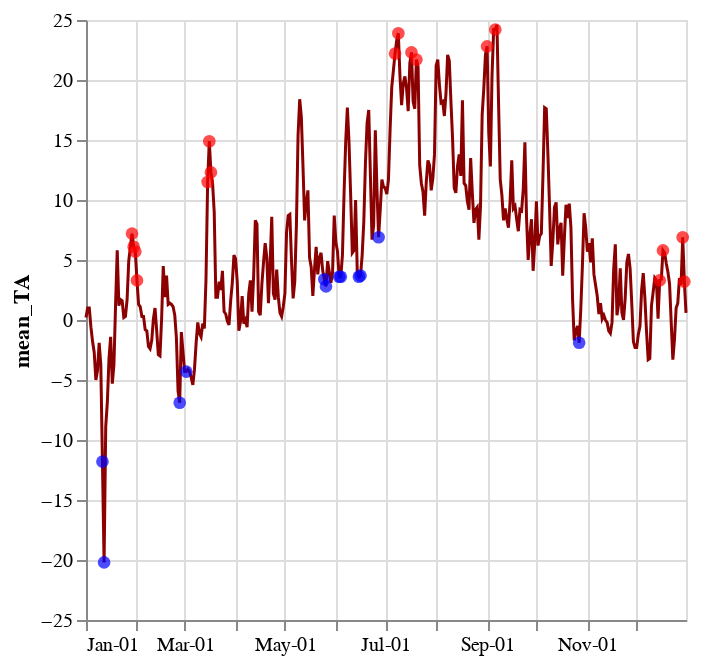

Notebook code for this chart:
### Code cell
orc_plot_2024 = alt.Chart(orc_temp[orc_temp['wtr_yr'] == 2024]).mark_line(color='darkred', strokeWidth=1.5).encode(
    alt.X('monthdate(date):T', title=None,
          axis=alt.Axis(format='%b-%d', tickCount=12, labelOverlap='parity')),
    alt.Y('mean_TA'),
    tooltip=[alt.Tooltip('monthdate(date):T', title="Date"), alt.Tooltip('mean_TA:Q', title="Air Temp")]
)

orc_plot_lows = alt.Chart(orc_present_low).mark_circle(color='blue', size=40).encode(
    alt.X('monthdate(date):T', title=None,
          axis=alt.Axis(format='%b-%d', tickCount=12, labelOverlap='parity')),
    alt.Y('mean_TA')
)

orc_plot_highs = alt.Chart(orc_present_high).mark_circle(color='red', size=40).encode(
    alt.X('monthdate(date):T', title=None,
          axis=alt.Axis(format='%b-%d', tickCount=12, labelOverlap='parity')),
    alt.Y('mean_TA')
)

orc_plot_current = orc_plot_2024 + orc_plot_lows + orc_plot_highs
orc_plot_current

### Figure 1 — Vega-Lite specification as saved in the notebook (floating-point values rounded to 4 significant figures; data arrays with more than 128 entries replaced by an {"elided": "..."} marker saying what was removed)
{"config": {"view": {"continuousWidth": 300, "continuousHeight": 300}}, "layer": [{"data": {"name": "data-6adf500702449a66e7f2636d820350e2"}, "mark": {"type": "line", "color": "darkred", "strokeWidth": 1.5}, "encoding": {"tooltip": [{"field": "date", "timeUnit": "monthdate", "title": "Date", "type": "temporal"}, {"field": "mean_TA", "title": "Air Temp", "type": "quantitative"}], "x": {"axis": {"format": "%b-%d", "labelOverlap": "parity", "tickCount": 12}, "field": "date", "timeUnit": "monthdate", "title": null, "type": "temporal"}, "y": {"field": "mean_TA", "type": "quantitative"}}}, {"data": {"name": "data-647faf7ff80c47a4fedc8b14a0775150"}, "mark": {"type": "circle", "color": "blue", "size": 40}, "encoding": {"x": {"axis": {"format": "%b-%d", "labelOverlap": "parity", "tickCount": 12}, "field": "date", "timeUnit": "monthdate", "title": null, "type": "temporal"}, "y": {"field": "mean_TA", "type": "quantitative"}}}, {"data": {"name": "data-5406febb9e57b2f254cda2a449127018"}, "mark": {"type": "circle", "color": "red", "size": 40}, "encoding": {"x": {"axis": {"format": "%b-%d", "labelOverlap": "parity", "tickCount": 12}, "field": "date", "timeUnit": "monthdate", "title": null, "type": "temporal"}, "y": {"field": "mean_TA", "type": "quantitative"}}}], "$schema": "https://vega.github.io/schema/vega-lite/v5.8.0.json", "datasets": {"data-6adf500702449a66e7f2636d820350e2": {"elided": "365 records"}, "data-647faf7ff80c47a4fedc8b14a0775150": [{"date": "2023-10-27T00:00:00", "mean_TA": -1.9, "wtr_yr_day": "2000-10-27T00:00:00", "wtr_yr": 2024, "year": 2023, "month": 10, "day": 27, "DOY": 300, "mean": 3.974, "max": 17.9, "min": -1.9, "std": 4.577, "sem": 0.9544, "ci95_hi": 5.845, "ci95_lo": 2.103, "index": 299, "low": -1.5}, {"date": "2024-01-11T00:00:00", "mean_TA": -11.8, "wtr_yr_day": "2001-01-11T00:00:00", "wtr_yr": 2024, "year": 2024, "month": 1, "day": 11, "DOY": 11, "mean": -1.048, "max": 4.2, "min": -11.8, "std": 4.55, "sem": 0.9487, "ci95_hi": 0.8117, "ci95_lo": -2.907, "index": 10, "low": -10.5}, {"date": "2024-01-12T00:00:00", "mean_TA": -20.2, "wtr_yr_day": "2001-01-12T00:00:00", "wtr_yr": 2024, "year": 2024, "month": 1, "day": 12, "DOY": 12, "mean": -0.8348, "max": 6.2, "min": -20.2, "std": 5.722, "sem": 1.193, "ci95_hi": 1.504, "ci95_lo": -3.173, "index": 11, "low": -9.5}, {"date": "2024-02-27T00:00:00", "mean_TA": -6.9, "wtr_yr_day": "2001-02-27T00:00:00", "wtr_yr": 2024, "year": 2024, "month": 2, "day": 27, "DOY": 58, "mean": -1.17, "max": 8.3, "min": -6.9, "std": 4.031, "sem": 0.8405, "ci95_hi": 0.4778, "ci95_lo": -2.817, "index": 57, "low": -6.5}, {"date": "2024-03-02T00:00:00", "mean_TA": -4.3, "wtr_yr_day": "2001-03-02T00:00:00", "wtr_yr": 2024, "year": 2024, "month": 3, "day": 2, "DOY": 62, "mean": -1.213, "max": 3.0, "min": -4.3, "std": 2.041, "sem": 0.4256, "ci95_hi": -0.3788, "ci95_lo": -2.047, "index": 60, "low": -3.8}, {"date": "2024-05-25T00:00:00", "mean_TA": 3.4, "wtr_yr_day": "2001-05-25T00:00:00", "wtr_yr": 2024, "year": 2024, "month": 5, "day": 25, "DOY": 146, "mean": 8.961, "max": 15.2, "min": 3.4, "std": 3.615, "sem": 0.7538, "ci95_hi": 10.44, "ci95_lo": 7.483, "index": 144, "low": 5.1}, {"date": "2024-05-26T00:00:00", "mean_TA": 2.8, "wtr_yr_day": "2001-05-26T00:00:00", "wtr_yr": 2024, "year": 2024, "month": 5, "day": 26, "DOY": 147, "mean": 8.839, "max": 17.0, "min": 2.8, "std": 4.366, "sem": 0.9103, "ci95_hi": 10.62, "ci95_lo": 7.055, "index": 145, "low": 2.8}, {"date": "2024-06-03T00:00:00", "mean_TA": 3.6, "wtr_yr_day": "2001-06-03T00:00:00", "wtr_yr": 2024, "year": 2024, "month": 6, "day": 3, "DOY": 155, "mean": 9.209, "max": 20.9, "min": 3.6, "std": 4.847, "sem": 1.011, "ci95_hi": 11.19, "ci95_lo": 7.228, "index": 153, "low": 3.9}, {"date": "2024-06-04T00:00:00", "mean_TA": 3.6, "wtr_yr_day": "2001-06-04T00:00:00", "wtr_yr": 2024, "year": 2024, "month": 6, "day": 4, "DOY": 156, "mean": 9.4, "max": 22.1, "min": 3.6, "std": 5.247, "sem": 1.094, "ci95_hi": 11.54, "ci95_lo": 7.256, "index": 154, "low": 4.4}, {"date": "2024-06-15T00:00:00", "mean_TA": 3.6, "wtr_yr_day": "2001-06-15T00:00:00", "wtr_yr": 2024, "year": 2024, "month": 6, "day": 15, "DOY": 167, "mean": 8.052, "max": 18.4, "min": 3.6, "std": 3.338, "sem": 0.696, "ci95_hi": 9.416, "ci95_lo": 6.688, "index": 165, "low": 4.0}, {"date": "2024-06-16T00:00:00", "mean_TA": 3.7, "wtr_yr_day": "2001-06-16T00:00:00", "wtr_yr": 2024, "year": 2024, "month": 6, "day": 16, "DOY": 168, "mean": 9.317, "max": 16.3, "min": 3.7, "std": 3.573, "sem": 0.745, "ci95_hi": 10.78, "ci95_lo": 7.857, "index": 166, "low": 5.7}, {"date": "2024-06-27T00:00:00", "mean_TA": 6.9, "wtr_yr_day": "2001-06-27T00:00:00", "wtr_yr": 2024, "year": 2024, "month": 6, "day": 27, "DOY": 179, "mean": 13.31, "max": 30.4, "min": 6.9, "std": 6.128, "sem": 1.278, "ci95_hi": 15.81, "ci95_lo": 10.8, "index": 177, "low": 7.2}], "data-5406febb9e57b2f254cda2a449127018": [{"date": "2023-12-15T00:00:00", "mean_TA": 3.3, "wtr_yr_day": "2000-12-15T00:00:00", "wtr_yr": 2024, "year": 2023, "month": 12, "day": 15, "DOY": 349, "mean": -1.835, "max": 3.3, "min": -11.6, "std": 3.347, "sem": 0.6979, "ci95_hi": -0.4669, "ci95_lo": -3.203, "index": 348, "high": 3.3}, {"date": "2023-12-17T00:00:00", "mean_TA": 5.8, "wtr_yr_day": "2000-12-17T00:00:00", "wtr_yr": 2024, "year": 2023, "month": 12, "day": 17, "DOY": 351, "mean": -1.899, "max": 5.8, "min": -10.8, "std": 4.004, "sem": 0.8349, "ci95_hi": -0.2628, "ci95_lo": -3.536, "index": 350, "high": 3.9}, {"date": "2023-12-29T00:00:00", "mean_TA": 6.9, "wtr_yr_day": "2000-12-29T00:00:00", "wtr_yr": 2024, "year": 2023, "month": 12, "day": 29, "DOY": 363, "mean": -2.396, "max": 6.9, "min": -11.3, "std": 3.914, "sem": 0.816, "ci95_hi": -0.7967, "ci95_lo": -3.996, "index": 362, "high": 2.6}, {"date": "2023-12-30T00:00:00", "mean_TA": 3.2, "wtr_yr_day": "2000-12-30T00:00:00", "wtr_yr": 2024, "year": 2023, "month": 12, "day": 30, "DOY": 364, "mean": -2.795, "max": 3.2, "min": -9.0, "std": 3.239, "sem": 0.6753, "ci95_hi": -1.472, "ci95_lo": -4.119, "index": 363, "high": 3.0}, {"date": "2024-01-29T00:00:00", "mean_TA": 7.2, "wtr_yr_day": "2001-01-29T00:00:00", "wtr_yr": 2024, "year": 2024, "month": 1, "day": 29, "DOY": 29, "mean": -0.06957, "max": 7.2, "min": -8.7, "std": 3.819, "sem": 0.7964, "ci95_hi": 1.491, "ci95_lo": -1.63, "index": 28, "high": 5.1}, {"date": "2024-01-30T00:00:00", "mean_TA": 6.1, "wtr_yr_day": "2001-01-30T00:00:00", "wtr_yr": 2024, "year": 2024, "month": 1, "day": 30, "DOY": 30, "mean": -0.913, "max": 6.1, "min": -7.3, "std": 3.299, "sem": 0.6879, "ci95_hi": 0.4353, "ci95_lo": -2.261, "index": 29, "high": 4.8}, {"date": "2024-01-31T00:00:00", "mean_TA": 5.7, "wtr_yr_day": "2001-01-31T00:00:00", "wtr_yr": 2024, "year": 2024, "month": 1, "day": 31, "DOY": 31, "mean": -1.183, "max": 5.7, "min": -6.0, "std": 3.404, "sem": 0.7097, "ci95_hi": 0.2084, "ci95_lo": -2.574, "index": 30, "high": 4.2}, {"date": "2024-02-01T00:00:00", "mean_TA": 3.3, "wtr_yr_day": "2001-02-01T00:00:00", "wtr_yr": 2024, "year": 2024, "month": 2, "day": 1, "DOY": 32, "mean": -1.648, "max": 3.3, "min": -6.0, "std": 2.296, "sem": 0.4788, "ci95_hi": -0.7095, "ci95_lo": -2.586, "index": 31, "high": 0.8}, {"date": "2024-03-15T00:00:00", "mean_TA": 11.5, "wtr_yr_day": "2001-03-15T00:00:00", "wtr_yr": 2024, "year": 2024, "month": 3, "day": 15, "DOY": 75, "mean": -0.03043, "max": 11.5, "min": -4.2, "std": 3.162, "sem": 0.6593, "ci95_hi": 1.262, "ci95_lo": -1.323, "index": 73, "high": 3.2}, {"date": "2024-03-16T00:00:00", "mean_TA": 14.9, "wtr_yr_day": "2001-03-16T00:00:00", "wtr_yr": 2024, "year": 2024, "month": 3, "day": 16, "DOY": 76, "mean": 0.6304, "max": 14.9, "min": -9.2, "std": 4.541, "sem": 0.9469, "ci95_hi": 2.486, "ci95_lo": -1.226, "index": 74, "high": 6.5}, {"date": "2024-03-17T00:00:00", "mean_TA": 12.3, "wtr_yr_day": "2001-03-17T00:00:00", "wtr_yr": 2024, "year": 2024, "month": 3, "day": 17, "DOY": 77, "mean": 0.9826, "max": 12.3, "min": -9.0, "std": 4.329, "sem": 0.9027, "ci95_hi": 2.752, "ci95_lo": -0.7867, "index": 75, "high": 9.6}, {"date": "2024-07-07T00:00:00", "mean_TA": 22.2, "wtr_yr_day": "2001-07-07T00:00:00", "wtr_yr": 2024, "year": 2024, "month": 7, "day": 7, "DOY": 189, "mean": 13.16, "max": 22.2, "min": 5.5, "std": 4.879, "sem": 1.017, "ci95_hi": 15.15, "ci95_lo": 11.16, "index": 187, "high": 21.2}, {"date": "2024-07-09T00:00:00", "mean_TA": 23.9, "wtr_yr_day": "2001-07-09T00:00:00", "wtr_yr": 2024, "year": 2024, "month": 7, "day": 9, "DOY": 191, "mean": 14.55, "max": 23.9, "min": 7.0, "std": 4.749, "sem": 0.9902, "ci95_hi": 16.49, "ci95_lo": 12.61, "index": 189, "high": 22.1}, {"date": "2024-07-17T00:00:00", "mean_TA": 22.3, "wtr_yr_day": "2001-07-17T00:00:00", "wtr_yr": 2024, "year": 2024, "month": 7, "day": 17, "DOY": 199, "mean": 13.88, "max": 22.3, "min": 6.4, "std": 4.23, "sem": 0.882, "ci95_hi": 15.61, "ci95_lo": 12.15, "index": 197, "high": 20.2}, {"date": "2024-07-20T00:00:00", "mean_TA": 21.7, "wtr_yr_day": "2001-07-20T00:00:00", "wtr_yr": 2024, "year": 2024, "month": 7, "day": 20, "DOY": 202, "mean": 13.93, "max": 21.7, "min": 8.1, "std": 3.984, "sem": 0.8308, "ci95_hi": 15.56, "ci95_lo": 12.3, "index": 200, "high": 21.0}, {"date": "2024-09-01T00:00:00", "mean_TA": 22.8, "wtr_yr_day": "2001-09-01T00:00:00", "wtr_yr": 2024, "year": 2024, "month": 9, "day": 1, "DOY": 245, "mean": 11.85, "max": 22.8, "min": 6.2, "std": 4.641, "sem": 0.9678, "ci95_hi": 13.75, "ci95_lo": 9.955, "index": 243, "high": 19.0}, {"date": "2024-09-06T00:00:00", "mean_TA": 24.2, "wtr_yr_day": "2001-09-06T00:00:00", "wtr_yr": 2024, "year": 2024, "month": 9, "day": 6, "DOY": 250, "mean": 13.23, "max": 24.2, "min": 5.3, "std": 5.756, "sem": 1.2, "ci95_hi": 15.59, "ci95_lo": 10.88, "index": 248, "high": 22.4}]}}
